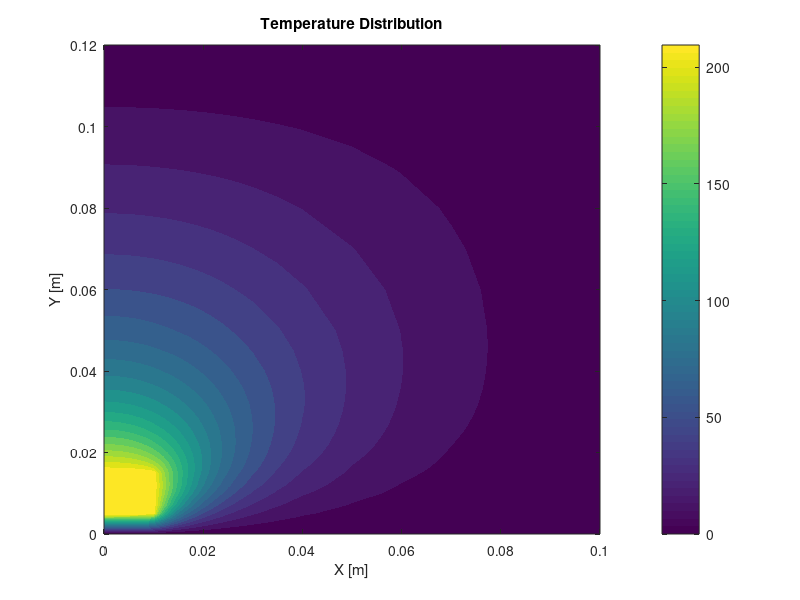

Source code (MATLAB):
function runFEMSimulation()
    clc;
    clear;
    close all;
    x = [0, 0.001, 0.002, 0.003, 0.004, 0.005, 0.006, 0.007, 0.008, ...
         0.009, 0.01, 0.011, 0.012, 0.013, 0.014, 0.015, 0.016, 0.017, ...
         0.018, 0.019, 0.020, 0.021, 0.022, 0.023, 0.024, 0.025, ...
         0.027, 0.030, 0.035, 0.040, 0.050, 0.060, 0.070, 0.080, 0.090, 0.1];
    y = [0, 0.001, 0.002, 0.003, 0.004, 0.005, 0.007, 0.01, 0.012, 0.015, ...
         0.016, 0.017, 0.018, 0.019, 0.02, 0.022, 0.025, 0.027, 0.030, 0.032, ...
         0.035, 0.037, 0.040, 0.045, 0.050, 0.060, 0.070, 0.080, 0.090, 0.1, 0.12];
    [X, Y, NL, NDP, VAL] = generateMeshgridAndBoundaryConditions(x, y);
    [~, result] = calculateVoltage(NL, X, Y, NDP, VAL);
    visualizeResults(result, x, y);
end

function [X, Y, NL, NDP, VAL] = generateMeshgridAndBoundaryConditions(x, y)
    Nodes = zeros(length(y), length(x));
    XX = zeros(1, length(y) * length(x));
    YY = zeros(1, length(y) * length(x));
    NDP = zeros(1, length(y) * length(x));
    VAL = zeros(1, length(y) * length(x));
    n = 0;
    m = 0;
    for j = 1:length(y)
        for i = 1:length(x)
            if (x(i) < 0.01) && ((y(j) < 0.015) && (y(j) > 0.005))
                continue;
            end
            n = n + 1;
            Nodes(j, i) = n;
            XX(n) = x(i);
            YY(n) = y(j);
            if (y(j) == 0) || (x(i) == 0.1) || (y(j) == 0.12)
                m = m + 1;
                NDP(m) = n;
                VAL(m) = 0;
            elseif ((y(j) == 0.005) && (x(i) <= 0.01)) || ((y(j) == 0.015) && (x(i) <= 0.01))
                m = m + 1;
                NDP(m) = n;
                VAL(m) = 220;
            elseif (x(i) == 0.01) && ((y(j) < 0.015) && (y(j) > 0.005))
                m = m + 1;
                NDP(m) = n;
                VAL(m) = 220;
            end
        end
    end
    X = XX(1:n);
    Y = YY(1:n);
    NDP = NDP(1:m);
    VAL = VAL(1:m);
    [r, c] = size(Nodes);
    I = 0;
    NN = zeros((r-1)*(c-1)*2, 3);
    for i = 1:r-1
        for j = 1:c-1
            I = I + 2;
            NN(I, :) = [Nodes(i, j), Nodes(i, j + 1), Nodes(i + 1, j)];
            NN(I + 1, :) = [Nodes(i, j + 1), Nodes(i + 1, j + 1), Nodes(i + 1, j)];
        end
    end
    NL = NN(~any(NN == 0, 2), :);
end

function [V, result] = calculateVoltage(NL, X, Y, NDP, VAL)
    NE = size(NL, 1);    
    ND = length(X);      
    NP = length(NDP);    
    B = zeros(ND, 1);
    C = zeros(ND, ND);
    for I = 1:NE
        K = NL(I, :);
        XL = X(K);
        YL = Y(K);
        P = [YL(2) - YL(3); YL(3) - YL(1); YL(1) - YL(2)];
        Q = [XL(3) - XL(2); XL(1) - XL(3); XL(2) - XL(1)];
        AREA = 0.5 * abs(P(2) * Q(3) - Q(2) * P(3));
        CE = (P * P' + Q * Q') / (4.0 * (AREA + eps));
        for J = 1:3
            IR = K(J);
            IFLAG1 = false;
            if any(IR == NDP)
                C(IR, IR) = 1.0;
                B(IR) = VAL(NDP == IR);
                IFLAG1 = true;
            end
            if ~IFLAG1
                for L = 1:3
                    IC = K(L);
                    if any(IC == NDP)
                        B(IR) = B(IR) - CE(J, L) * VAL(NDP == IC);
                    else
                        C(IR, IC) = C(IR, IC) + CE(J, L);
                    end
                end
            end
        end
    end
    if rank(C) < ND
        error('The global stiffness matrix is singular. Check boundary conditions and mesh.');
    end
    V = C \ B;
    N = (1:ND)';
    result = [N, X', Y', V];
end

function visualizeResults(result, x, y)
    X220 = result(result(:, 4) == 220, 2);
    Y220 = result(result(:, 4) == 220, 3);
    X0 = result(result(:, 4) == 0, 2);
    Y0 = result(result(:, 4) == 0, 3);
    
    [X220, Y220] = removeZeroCoordinates(X220, Y220);
    [X0, Y0] = removeZeroCoordinates(X0, Y0);
    
    [xx, yy] = meshgrid(x, y);
    v = griddata(result(:, 2), result(:, 3), result(:, 4), xx, yy);
    
    figure;
    if numel(X220) == numel(Y220) && ~isempty(X220)
        plot(X220, Y220, 'r', 'linewidth', 5);
        hold on;
    end
    if numel(X0) == numel(Y0) && ~isempty(X0)
        plot(X0, Y0, 'b', 'linewidth', 5);
        hold on;
    end
    
    contourf(xx, yy, v, 20, 'LineColor', 'none');
    colorbar;
    xlabel('X [m]');
    ylabel('Y [m]');
    title('Temperature Distribution');
    hold off;
end

function [X, Y] = removeZeroCoordinates(X, Y)
    X(X == 0) = [];
    Y(Y == 0) = [];
end
%Fazel Mohammad Ali Pour - 7/15/2024 - Matlab Code